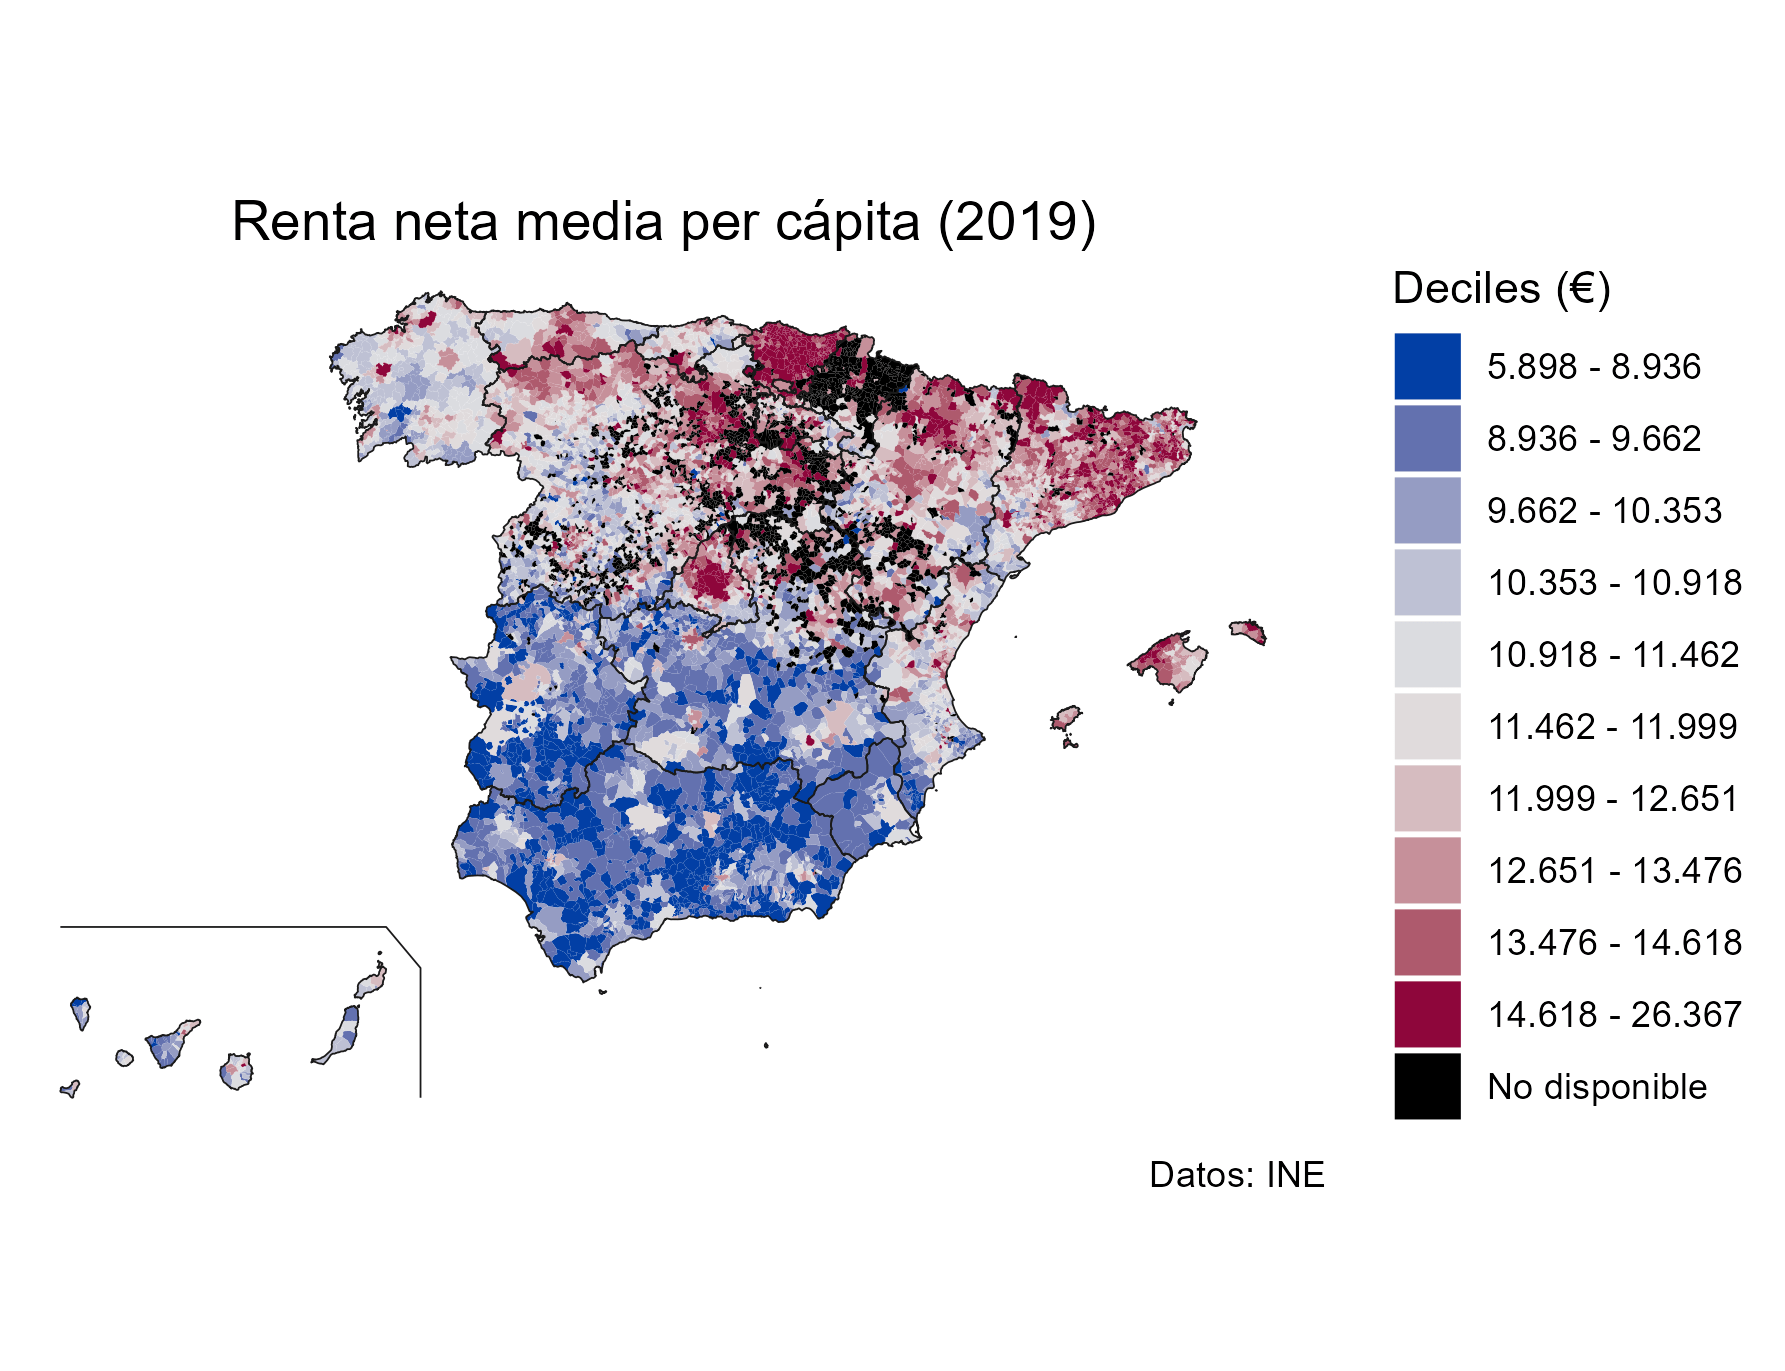

The R source for this figure:
library(sf)
library(readr)
library(dplyr)
library(mapSpain)


renta <- read_csv("data/renta_municipio.csv",
  na = "."
)


# Select ID
renta$LAU_CODE <- sapply(strsplit(renta$Unidad, " "), "[", 1)

# Select municipios
munis <- esp_get_munic_siane(year = 2019)


# Join

munis_renta <- munis %>%
  left_join(renta) %>%
  mutate(Renta_pers = `2019`)



# Create bins
library(classInt)

breaks <- classIntervals(munis_renta$Renta_pers, n = 10, style = "quantile")
munis_renta$cuts <- cut(munis_renta$Renta_pers, breaks$brks, labels = FALSE)
print(breaks)
classInt::c
# Create labs
df <- data.frame(cuts = c(1:10, NA))
df$labs <- c(paste0(
  prettyNum(round(breaks$brks, 0), big.mark = ".")[-length(breaks$br)],
  " - ",
  prettyNum(round(breaks$brks, 0), big.mark = ".")[-1]
), "No disponible")



df$labs <- factor(df$labs, levels = df$labs)


levels(df$labs)
munis_renta <- munis_renta %>% left_join(df)

library(ggplot2)
ccaa <- esp_get_ccaa_siane(year = 2019)

canbox <- esp_get_can_box()

ggplot(munis_renta) +
  geom_sf(aes(fill = labs), color = NA) +
  geom_sf(data = ccaa, fill = NA, color = "grey10", size = 0.2) +
  geom_sf(data = canbox, color = "grey10", size = 0.2) +
  scale_fill_manual(values = c(hcl.colors(10, "Blue-Red"), "black")) +
  theme_void() +
  labs(
    title = "Renta neta media per cápita (2019)",
    fill = "Deciles (€)",
    caption = "Datos: INE"
  ) +
  theme(
    plot.background = element_rect(fill = "white", colour = NA),
    plot.title = element_text(hjust = .5),
    legend.box.margin = margin(10, 10, 10, 10)
  )

ggsave("img/renta2019.png", dpi = 300, bg = "white")
